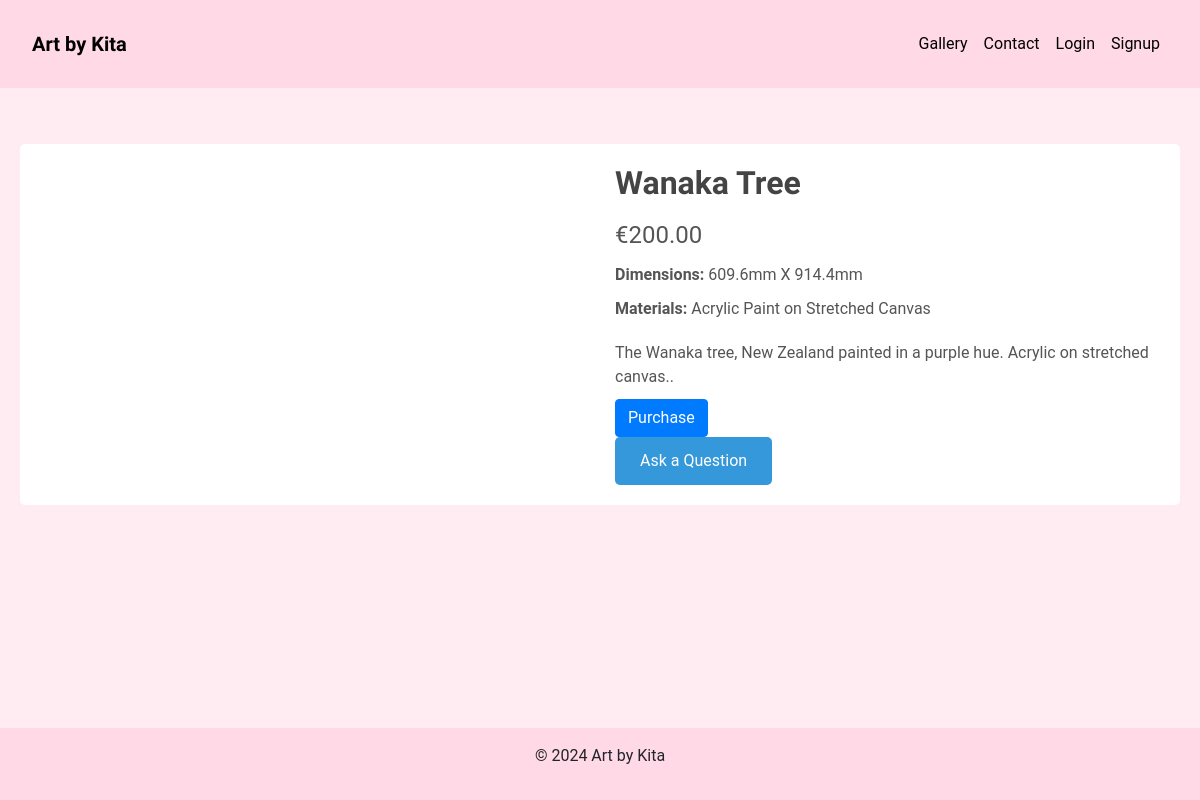
Page /gallery/2/ on the committed database.
### gallery/models.py (models this page shows, shortened)
class Painting(models.Model):
    title = models.CharField(max_length=50)
    description = models.TextField()
    dimensions = models.CharField(max_length=50)
    materials = models.CharField(max_length=150)
    image = CloudinaryField('image', folder='paintings')
    price = models.DecimalField(max_digits=6, decimal_places=2)

### gallery/views.py (the view)
# urls.py: path('<int:pk>/', views.PaintingDetailView.as_view(), name='painting_detail'),
class PaintingDetailView(DetailView):
    model = Painting
    template_name = 'gallery/painting_detail.html'
    context_object_name = 'painting'

### home/context_processors.py (called while the page is built)
def current_year(request):
    return {
        'current_year': datetime.datetime.now().year
    }

### gallery/templates/gallery/painting_detail.html (shortened to what this page needs)
{% extends "base.html" %}
{% block content %}
<div class="product-page">
    <div class="product-details">
        <img src="{{ painting.image.url }}" alt="{{ painting.name }}">
        <div class="details">
            <h1>{{ painting.title }}</h1>
            <p class="price">€{{ painting.price }}</p>
            <p><strong>Dimensions:</strong> {{ painting.dimensions }}</p>
            <p><strong>Materials:</strong> {{ painting.materials }}</p>
            <p class="description">
                {{ painting.description }}
            </p>
            <form method="POST" action="{% url 'orders:create_order' painting.id %}">
                <button type="submit" class="btn btn-primary">Purchase</button>
            </form>
            <a href="{% url 'contact:contact' %}" class="contact-button">Ask a Question</a>
        </div>
    </div>
</div>
{% endblock %}

### static/css/main.css (style rules this page uses)
body { background-color: #ffecf2; font-family: "Roboto", sans-serif; }
a { text-decoration: none; color: #000; }
h1, h2, h3, h4, h5 { font-size: 5em; font-weight: 700; font-family: "Alex Brush", cursive; color: #000; margin-top: 0; margin-bottom: 0; }
.product-page { max-width: 1200px; margin: 40px auto; padding: 0 20px; }
.product-details { display: flex; flex-wrap: wrap; gap: 30px; background-color: #fff; padding: 20px; border-radius: 5px; }
.product-details img { flex: 1 1 400px; max-width: 100%; height: auto; border-radius: 5px; }
.details { flex: 1 1 400px; }
.details h1 { margin-bottom: 15px; font-size: 2em; color: #444; }
.price { font-size: 1.5em; color: #e67e22; margin-bottom: 15px; }
.details p { margin-bottom: 10px; color: #555; }
.description { margin: 20px 0; }
.purchase-button, .contact-button { display: inline-block; padding: 12px 25px; margin-right: 15px; border: none; border-radius: 5px; background-color: #e67e22; color: #fff; text-decoration: none; cursor: pointer; font-size: 1em; transition: background-color 0.2s; }
.contact-button { background-color: #3498db; }

### rows in the picture
Painting: title "Wanaka Tree", price "200.00", dimensions "609.6mm X 914.4mm", materials "Acrylic Paint on Stretched Canvas", description "The Wanaka tree, New Zealand painted in a purple hue. Acrylic on stretched canvas.."
